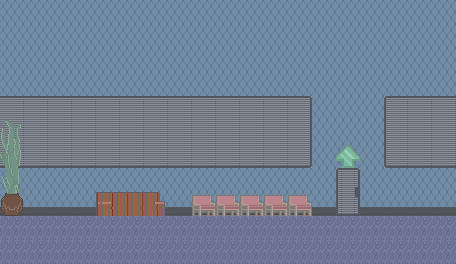

This game map was drawn from its Tiled (.tmx) file and the tilesets committed beside it. A one-line description and the full map source follow:
An orthogonal 19x11 tile map with 24x24 px tiles, 2 tile layers (background, accents) and 3 objects (entrance, door, floor).

<map version="1.0" orientation="orthogonal" width="19" height="11" tilewidth="24" tileheight="24">
 <tileset firstgid="1" name="tiles" tilewidth="24" tileheight="24">
  <image source="tiles.png" width="216" height="96" />
 </tileset>
 <layer name="background" width="19" height="11">
  <properties>
   <property name="floor" value="9" />
  </properties>
  <data encoding="csv">
3,3,3,3,3,3,3,3,3,3,3,3,3,3,3,3,3,3,3,
3,3,3,3,3,3,3,3,3,3,3,3,3,3,3,3,3,3,3,
3,3,3,3,3,3,3,3,3,3,3,3,3,3,3,3,3,3,3,
3,3,3,3,3,3,3,3,3,3,3,3,3,3,3,3,3,3,3,
8,8,8,8,8,8,8,8,8,8,8,8,9,3,3,3,7,8,8,
17,17,17,17,17,17,17,17,17,17,17,17,18,3,3,3,16,17,17,
26,26,26,26,26,26,26,26,26,26,26,26,27,3,3,3,25,26,26,
3,3,3,3,3,3,3,3,3,3,3,3,3,3,12,3,3,3,3,
24,24,24,24,24,24,24,24,24,24,24,24,24,24,21,24,24,24,24,
13,13,13,13,13,13,13,13,13,13,13,13,13,13,13,13,13,13,13,
13,13,13,13,13,13,13,13,13,13,13,13,13,13,13,13,13,13,13
</data>
 </layer>
 <layer name="accents" width="19" height="11">
  <data encoding="csv">
0,0,0,0,0,0,0,0,0,0,0,0,0,0,0,0,0,0,0,
0,0,0,0,0,0,0,0,0,0,0,0,0,0,0,0,0,0,0,
0,0,0,0,0,0,0,0,0,0,0,0,0,0,0,0,0,0,0,
0,0,0,0,0,0,0,0,0,0,0,0,0,0,0,0,0,0,0,
0,0,0,0,0,0,0,0,0,0,0,0,0,0,0,0,0,0,0,
36,0,0,0,0,0,0,0,0,0,0,0,0,0,0,0,0,0,0,
35,0,0,0,0,0,0,0,0,0,0,0,0,0,11,0,0,0,0,
34,0,0,0,0,0,0,0,0,0,0,0,0,0,0,0,0,0,0,
33,0,0,0,28,29,30,0,10,10,10,10,10,0,0,0,0,0,0,
0,0,0,0,0,0,0,0,0,0,0,0,0,0,0,0,0,0,0,
0,0,0,0,0,0,0,0,0,0,0,0,0,0,0,0,0,0,0
</data>
 </layer>
 <objectgroup color="#0000a4" name="nodes" width="19" height="11">
  <object type="entrance" x="48" y="168" width="48" height="48" />
  <object type="door" x="336" y="168" width="24" height="48">
   <properties>
    <property name="level" value="hallway" />
   </properties>
  </object>
 </objectgroup>
 <objectgroup name="floor" width="19" height="11">
  <object type="floor" x="0" y="216" width="456" height="144" />
 </objectgroup>
</map>
